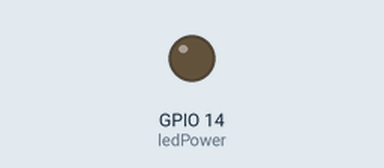
Recording of a sketch running on a simulated ESP32. Parts: output pins drawn as LEDs (lit = HIGH). WiFi joins after 1.5 s; servers stay silent unless stated; the local clock reads 2024-03-15 10:24:30 at power-on unless the sketch sets it; random numbers use the default seed unless the sketch sets one; no MQTT or app messages arrive unless stated; what the sketch prints to the serial monitor is not drawn. At 5.1 s the program puts the board to deep sleep or switches it off; the recording ends there.

Above: at 0.1 s.
At 3.1 s:
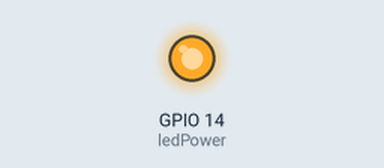
Timing chart, 0 to 4.6 s (numbered marks = the images above):
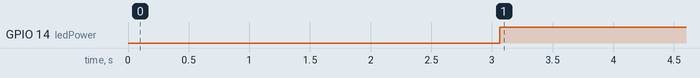

The sketch:

air_sensor.ino
```cpp
#include <WiFi.h>
#include <PubSubClient.h>
#include <WiFiClientSecure.h>
#include <ArduinoJson.h>
#include <time.h>

#define uS_TO_S_FACTOR 1000000  // Biến chuyển từ micro giây sang giây
#define TIME_TO_SLEEP 600        // Thời gian thức dậy (giây)

//---- WiFi settings
const char* wifi_ssids[] = { "Khoa Khoa", "Galaxy A224103" };                    // SSID
const char* wifi_passwords[] = { "12345678", "khoakhoa" };                      // Mật khẩu tương ứng
const int wifi_count = sizeof(wifi_ssids) / sizeof(wifi_ssids[0]);  // Số mạng WiFi

//---- MQTT Broker settings
const char* mqtt_server = "49b6dcd6236247be8bcfe1416017e3b6.s1.eu.hivemq.cloud";
const char* mqtt_username = "group15_iot";
const char* mqtt_password = "Group15@iot";
const int mqtt_port = 8883;

WiFiClientSecure espClient;
PubSubClient client(espClient);
unsigned long lastMsg = 0;

#define MSG_BUFFER_SIZE (50)
char msg[MSG_BUFFER_SIZE];

const char* sensor1_topic = "sensor1";
static const char* root_ca PROGMEM = R"EOF(
-----BEGIN CERTIFICATE-----
MIIFazCCA1OgAwIBAgIRAIIQz7DSQONZRGPgu2OCiwAwDQYJKoZIhvcNAQELBQAw
TzELMAkGA1UEBhMCVVMxKTAnBgNVBAoTIEludGVybmV0IFNlY3VyaXR5IFJlc2Vh
cmNoIEdyb3VwMRUwEwYDVQQDEwxJU1JHIFJvb3QgWDEwHhcNMTUwNjA0MTEwNDM4
WhcNMzUwNjA0MTEwNDM4WjBPMQswCQYDVQQGEwJVUzEpMCcGA1UEChMgSW50ZXJu
ZXQgU2VjdXJpdHkgUmVzZWFyY2ggR3JvdXAxFTATBgNVBAMTDElTUkcgUm9vdCBY
MTCCAiIwDQYJKoZIhvcNAQEBBQADggIPADCCAgoCggIBAK3oJHP0FDfzm54rVygc
h77ct984kIxuPOZXoHj3dcKi/vVqbvYATyjb3miGbESTtrFj/RQSa78f0uoxmyF+
0TM8ukj13Xnfs7j/EvEhmkvBioZxaUpmZmyPfjxwv60pIgbz5MDmgK7iS4+3mX6U
A5/TR5d8mUgjU+g4rk8Kb4Mu0UlXjIB0ttov0DiNewNwIRt18jA8+o+u3dpjq+sW
T8KOEUt+zwvo/7V3LvSye0rgTBIlDHCNAymg4VMk7BPZ7hm/ELNKjD+Jo2FR3qyH
B5T0Y3HsLuJvW5iB4YlcNHlsdu87kGJ55tukmi8mxdAQ4Q7e2RCOFvu396j3x+UC
B5iPNgiV5+I3lg02dZ77DnKxHZu8A/lJBdiB3QW0KtZB6awBdpUKD9jf1b0SHzUv
KBds0pjBqAlkd25HN7rOrFleaJ1/ctaJxQZBKT5ZPt0m9STJEadao0xAH0ahmbWn
OlFuhjuefXKnEgV4We0+UXgVCwOPjdAvBbI+e0ocS3MFEvzG6uBQE3xDk3SzynTn
jh8BCNAw1FtxNrQHusEwMFxIt4I7mKZ9YIqioymCzLq9gwQbooMDQaHWBfEbwrbw
qHyGO0aoSCqI3Haadr8faqU9GY/rOPNk3sgrDQoo//fb4hVC1CLQJ13hef4Y53CI
rU7m2Ys6xt0nUW7/vGT1M0NPAgMBAAGjQjBAMA4GA1UdDwEB/wQEAwIBBjAPBgNV
HRMBAf8EBTADAQH/MB0GA1UdDgQWBBR5tFnme7bl5AFzgAiIyBpY9umbbjANBgkq
hkiG9w0BAQsFAAOCAgEAVR9YqbyyqFDQDLHYGmkgJykIrGF1XIpu+ILlaS/V9lZL
ubhzEFnTIZd+50xx+7LSYK05qAvqFyFWhfFQDlnrzuBZ6brJFe+GnY+EgPbk6ZGQ
3BebYhtF8GaV0nxvwuo77x/Py9auJ/GpsMiu/X1+mvoiBOv/2X/qkSsisRcOj/KK
NFtY2PwByVS5uCbMiogziUwthDyC3+6WVwW6LLv3xLfHTjuCvjHIInNzktHCgKQ5
ORAzI4JMPJ+GslWYHb4phowim57iaztXOoJwTdwJx4nLCgdNbOhdjsnvzqvHu7Ur
TkXWStAmzOVyyghqpZXjFaH3pO3JLF+l+/+sKAIuvtd7u+Nxe5AW0wdeRlN8NwdC
jNPElpzVmbUq4JUagEiuTDkHzsxHpFKVK7q4+63SM1N95R1NbdWhscdCb+ZAJzVc
oyi3B43njTOQ5yOf+1CceWxG1bQVs5ZufpsMljq4Ui0/1lvh+wjChP4kqKOJ2qxq
4RgqsahDYVvTH9w7jXbyLeiNdd8XM2w9U/t7y0Ff/9yi0GE44Za4rF2LN9d11TPA
mRGunUHBcnWEvgJBQl9nJEiU0Zsnvgc/ubhPgXRR4Xq37Z0j4r7g1SgEEzwxA57d
emyPxgcYxn/eR44/KJ4EBs+lVDR3veyJm+kXQ99b21/+jh5Xos1AnX5iItreGCc=
-----END CERTIFICATE-----
)EOF";

// Cấu hình gp2y10
int measurePin = 34;
int ledPower = 14;

int samplingTime = 280;
int deltaTime = 40;
int sleepTime = 9680;

float voMeasured = 0;
float calcVoltage = 0;
float dustDensity = 0;  // Thông số bụi mịn (dvi: ug/m^3)

// Cấu hình mq7
#define coefficient_A 19.709
#define coefficient_B 0.652
#define v_in 3.3
#define coPin 32

float coDensity = 0;  // Thông số khí CO (dvi: ug/m^3)

void setup() {
  Serial.begin(115200);
  pinMode(ledPower, OUTPUT);
  pinMode(measurePin, INPUT);

  // Connect WiFi
  connectWiFi();

  // Thiết lập đồng bộ thời gian qua NTP
  configTime(7 * 3600, 0, "pool.ntp.org", "time.nist.gov");  // Múi giờ GMT+7 (Hanoi)
  while (!time(nullptr)) {
    Serial.print("Waiting for NTP sync...");
    delay(1000);
  }

  // Connect MQTT
  espClient.setCACert(root_ca);
  client.setServer(mqtt_server, mqtt_port);
  if (!client.connected()) reconnect();
  client.loop();

  // Lấy dữ liệu từ cảm biến
  delay(1000);
  getPM25();
  getCO();

  publishMessage(sensor1_topic, "Khoa's home", true);  // Gửi dữ liệu lên Broker MQTT
  delay(1000);

  // Ngắt kết nối MQTT và WiFi
  client.disconnect();
  WiFi.disconnect(true);
  WiFi.mode(WIFI_OFF);

  // Thiết lập chế độ deep sleep
  deepSleep();
}

void loop() {
  // don't use loop()
}

void connectWiFi() {
  WiFi.mode(WIFI_STA);

  for (int i = 0; i < wifi_count; i++) {
    Serial.print("Attempting to connect to SSID: ");
    Serial.println(wifi_ssids[i]);

    WiFi.begin(wifi_ssids[i], wifi_passwords[i]);

    // Chờ kết nối trong 10 giây
    int attempts = 0;
    while (WiFi.status() != WL_CONNECTED && attempts < 10) {
      delay(1000);
      Serial.print(".");
      attempts++;
    }

    if (WiFi.status() == WL_CONNECTED) {
      Serial.print("\nConnected to ");
      Serial.println(wifi_ssids[i]);
      Serial.print("IP address: ");
      Serial.println(WiFi.localIP());
      return;  // Thoát khỏi vòng lặp nếu kết nối thành công
    } else {
      Serial.println("\nFailed to connect to " + String(wifi_ssids[i]));
    }
  }
  deepSleep();  // Ngủ nếu ko kết nối được WiFi
}

void reconnect() {
  int attempts = 0;  // Số lần thử kết nối MQTT
  while (!client.connected() || attempts < 10) {
    Serial.print("Attempting MQTT connection…");
    String clientId = "ESP32Client-";  // Create a random client ID
    clientId += String(random(0xffff), HEX);
    // Attempt to connect MQTT
    if (client.connect(clientId.c_str(), mqtt_username, mqtt_password)) {
      Serial.println("connected");
      return;
    } else {
      Serial.print("failed, rc=");
      Serial.print(client.state());
      Serial.println(" try again in 1 seconds");  // Wait 1 seconds before retrying
      delay(1000);
    }
    attempts++;
  }
  deepSleep();  // Ngủ nếu ko kết nối được MQTT
}

void publishMessage(const char* topic, String location, boolean retained) {
  // Lấy thời gian hiện tại
  time_t now = time(nullptr);
  struct tm* timeinfo = localtime(&now);

  // Chuyển thời gian thành chuỗi ISO 8601 (YYYY-MM-DDTHH:MM:SS)
  char timestamp[30];
  strftime(timestamp, sizeof(timestamp), "%Y-%m-%dT%H:%M:%S", timeinfo);

  // Tạo JSON payload
  StaticJsonDocument<200> jsonDoc;
  jsonDoc["deviceId"] = "device001";
  jsonDoc["co"] = coDensity;
  jsonDoc["pm25"] = dustDensity;
  jsonDoc["timestamp"] = timestamp;
  jsonDoc["location"] = location;

  // Chuyển JSON thành chuỗi
  char jsonBuffer[200];
  serializeJson(jsonDoc, jsonBuffer);

  // Gửi payload qua MQTT
  int attempts = 0;  // Số lần thử publish message
  while (attempts < 10) {
    if (client.publish(topic, jsonBuffer, retained)) {
      Serial.println("Message published [" + String(topic) + "]: " + String(jsonBuffer));
      return;
    } else {
      attempts++;
      delay(1000);
    }
  }
  Serial.println("Failed to publish message");
}

void getPM25() {
  digitalWrite(ledPower, LOW);      // Bật IR LED
  delayMicroseconds(samplingTime);  // Delay 0.28ms

  while (voMeasured == 0) {
    voMeasured = analogRead(measurePin);  // Đọc giá trị ADC
    delay(10);
  }

  delayMicroseconds(deltaTime);  // Delay 0.04ms
  digitalWrite(ledPower, HIGH);  // Tắt LED
  delayMicroseconds(sleepTime);  // Delay 9.68ms

  // Tính điện áp từ giá trị ADC
  calcVoltage = voMeasured * (3.3 / 4095.0);  // Chuyển đổi giá trị ADC sang điện áp
  calcVoltage += 0.65;                        // Bù điện áp

  // Tính mật độ bụi
  dustDensity = (0.172 * calcVoltage - 0.1) * 1000;
  if (dustDensity < 0) dustDensity = 0;  // Loại bỏ giá trị âm

  Serial.print("Voltage: ");
  Serial.print(calcVoltage);  // In điện áp đã tính toán
  Serial.print(" V, Dust Density: ");
  Serial.print(dustDensity);  // In mật độ bụi
  Serial.println(" µg/m³");
}

void getCO() {
  float value = analogRead(coPin);
  value -= 200;
  float v_out = value * (v_in / 4095.0);
  float ratio = (v_in - v_out) / v_out;

  coDensity = (float)pow((ratio / coefficient_A), (-1 / coefficient_B));  // ppm
  // concentration (mg/m3) = 0.0409 x concentration (ppm) x molecular weight
  // molecular weight = 28.01 g/mol
  coDensity = (0.0409 * 28.01 * coDensity) * 1000;  // ug/m^3
  if (isnan(coDensity) || isinf(coDensity)) coDensity = 0;

  Serial.print("Voltage: ");
  Serial.print(v_out);
  Serial.print(" V, MQ-7 CO: ");
  Serial.print(coDensity);
  Serial.println(" µg/m³");
}

void deepSleep() {
  esp_sleep_enable_timer_wakeup(TIME_TO_SLEEP * uS_TO_S_FACTOR);
  Serial.println("Setup ESP32 to sleep for every " + String(TIME_TO_SLEEP) + " Seconds");
  Serial.println("Going to sleep now");
  delay(1000);
  Serial.flush();
  // Băt đầu vào chế độ ngủ
  esp_deep_sleep_start();
}
```

Measured:
- by itself, GPIO 14 (ledPower): LOW → HIGH at 3.1 s
